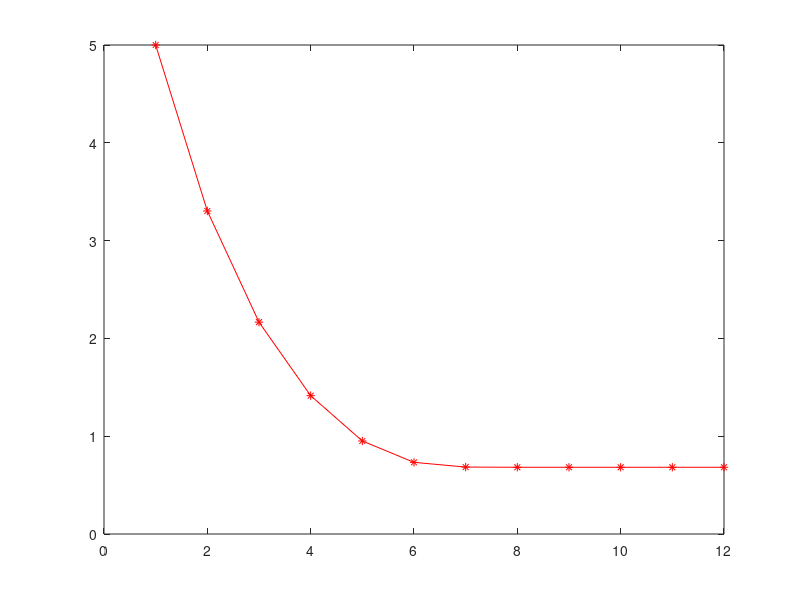

This figure's MATLAB source:
%Newton Raphson Method
clc
clear all
f = @(x) x.^3+x-1
g = @(x) 3*x.^2+1
x(1) = 5
N = 1000;
for i = 1:N
    x(i+1) = x(i)-f(x(i))/g(x(i))
    if x(i+1) == x(i)
        break
    end
end
x'
plot(x,'-r*')
